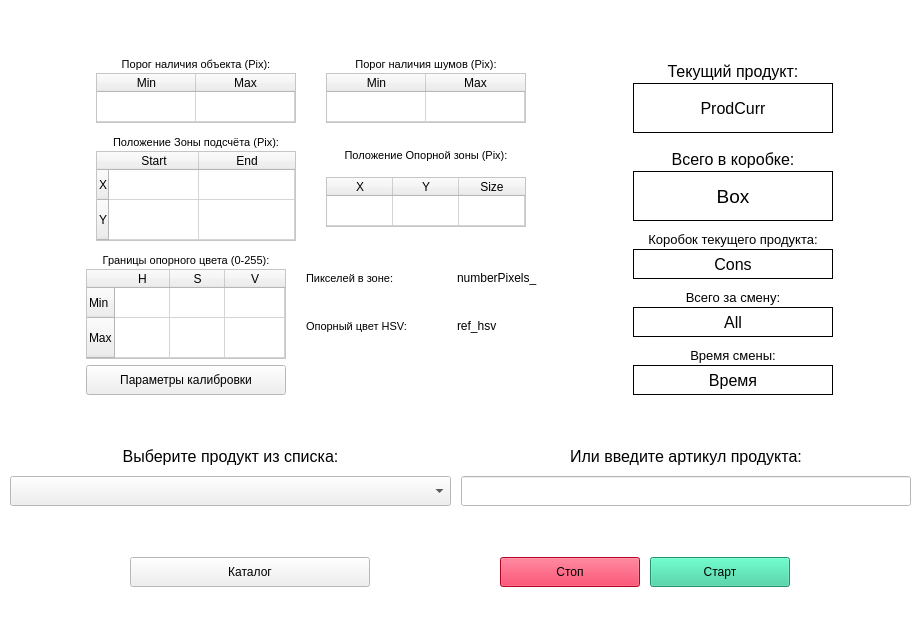
<?xml version="1.0" encoding="UTF-8"?>
<ui version="4.0">
 <class>MainWindow</class>
 <widget class="QMainWindow" name="MainWindow">
  <property name="geometry">
   <rect>
    <x>0</x>
    <y>0</y>
    <width>920</width>
    <height>640</height>
   </rect>
  </property>
  <property name="minimumSize">
   <size>
    <width>920</width>
    <height>640</height>
   </size>
  </property>
  <property name="maximumSize">
   <size>
    <width>1280</width>
    <height>1024</height>
   </size>
  </property>
  <property name="palette">
   <palette>
    <active>
     <colorrole role="Base">
      <brush brushstyle="SolidPattern">
       <color alpha="255">
        <red>255</red>
        <green>255</green>
        <blue>255</blue>
       </color>
      </brush>
     </colorrole>
     <colorrole role="Window">
      <brush brushstyle="SolidPattern">
       <color alpha="255">
        <red>255</red>
        <green>255</green>
        <blue>255</blue>
       </color>
      </brush>
     </colorrole>
    </active>
    <inactive>
     <colorrole role="Base">
      <brush brushstyle="SolidPattern">
       <color alpha="255">
        <red>255</red>
        <green>255</green>
        <blue>255</blue>
       </color>
      </brush>
     </colorrole>
     <colorrole role="Window">
      <brush brushstyle="SolidPattern">
       <color alpha="255">
        <red>255</red>
        <green>255</green>
        <blue>255</blue>
       </color>
      </brush>
     </colorrole>
    </inactive>
    <disabled>
     <colorrole role="Base">
      <brush brushstyle="SolidPattern">
       <color alpha="255">
        <red>255</red>
        <green>255</green>
        <blue>255</blue>
       </color>
      </brush>
     </colorrole>
     <colorrole role="Window">
      <brush brushstyle="SolidPattern">
       <color alpha="255">
        <red>255</red>
        <green>255</green>
        <blue>255</blue>
       </color>
      </brush>
     </colorrole>
    </disabled>
   </palette>
  </property>
  <property name="windowTitle">
   <string>Омский Бекон. Счёт продукции</string>
  </property>
  <property name="autoFillBackground">
   <bool>true</bool>
  </property>
  <widget class="QWidget" name="centralwidget">
   <widget class="QWidget" name="verticalLayoutWidget_7">
    <property name="geometry">
     <rect>
      <x>10</x>
      <y>10</y>
      <width>901</width>
      <height>621</height>
     </rect>
    </property>
    <layout class="QVBoxLayout" name="verticalLayout_7">
     <property name="spacing">
      <number>10</number>
     </property>
     <item>
      <layout class="QHBoxLayout" name="horizontalLayout_4">
       <property name="spacing">
        <number>20</number>
       </property>
       <item>
        <layout class="QVBoxLayout" name="verticalLayout_10">
         <property name="spacing">
          <number>6</number>
         </property>
         <item>
          <layout class="QHBoxLayout" name="horizontalLayout_2">
           <property name="spacing">
            <number>20</number>
           </property>
           <item>
            <layout class="QVBoxLayout" name="verticalLayout_11">
             <property name="spacing">
              <number>2</number>
             </property>
             <item>
              <widget class="QLabel" name="label_10">
               <property name="minimumSize">
                <size>
                 <width>50</width>
                 <height>20</height>
                </size>
               </property>
               <property name="maximumSize">
                <size>
                 <width>200</width>
                 <height>20</height>
                </size>
               </property>
               <property name="font">
                <font>
                 <family>Segoe UI</family>
                 <pointsize>8</pointsize>
                </font>
               </property>
               <property name="text">
                <string>Порог наличия объекта (Pix):</string>
               </property>
               <property name="alignment">
                <set>Qt::AlignBottom|Qt::AlignHCenter</set>
               </property>
              </widget>
             </item>
             <item>
              <widget class="QTableWidget" name="tableIsObject">
               <property name="minimumSize">
                <size>
                 <width>200</width>
                 <height>50</height>
                </size>
               </property>
               <property name="maximumSize">
                <size>
                 <width>200</width>
                 <height>50</height>
                </size>
               </property>
               <property name="frameShape">
                <enum>QFrame::StyledPanel</enum>
               </property>
               <property name="tabKeyNavigation">
                <bool>false</bool>
               </property>
               <property name="selectionMode">
                <enum>QAbstractItemView::NoSelection</enum>
               </property>
               <property name="textElideMode">
                <enum>Qt::ElideMiddle</enum>
               </property>
               <attribute name="horizontalHeaderMinimumSectionSize">
                <number>99</number>
               </attribute>
               <attribute name="horizontalHeaderDefaultSectionSize">
                <number>99</number>
               </attribute>
               <attribute name="horizontalHeaderHighlightSections">
                <bool>false</bool>
               </attribute>
               <attribute name="horizontalHeaderStretchLastSection">
                <bool>false</bool>
               </attribute>
               <attribute name="verticalHeaderVisible">
                <bool>false</bool>
               </attribute>
               <attribute name="verticalHeaderMinimumSectionSize">
                <number>30</number>
               </attribute>
               <attribute name="verticalHeaderDefaultSectionSize">
                <number>30</number>
               </attribute>
               <attribute name="verticalHeaderHighlightSections">
                <bool>false</bool>
               </attribute>
               <attribute name="verticalHeaderStretchLastSection">
                <bool>true</bool>
               </attribute>
               <row>
                <property name="text">
                 <string>Px</string>
                </property>
               </row>
               <column>
                <property name="text">
                 <string>Min</string>
                </property>
               </column>
               <column>
                <property name="text">
                 <string>Max</string>
                </property>
               </column>
               <item row="0" column="0">
                <property name="textAlignment">
                 <set>AlignCenter</set>
                </property>
               </item>
               <item row="0" column="1">
                <property name="textAlignment">
                 <set>AlignCenter</set>
                </property>
               </item>
              </widget>
             </item>
            </layout>
           </item>
           <item>
            <layout class="QVBoxLayout" name="verticalLayout_12">
             <property name="spacing">
              <number>2</number>
             </property>
             <item>
              <widget class="QLabel" name="label_16">
               <property name="minimumSize">
                <size>
                 <width>50</width>
                 <height>20</height>
                </size>
               </property>
               <property name="maximumSize">
                <size>
                 <width>200</width>
                 <height>20</height>
                </size>
               </property>
               <property name="font">
                <font>
                 <family>Segoe UI</family>
                 <pointsize>8</pointsize>
                </font>
               </property>
               <property name="text">
                <string>Порог наличия шумов (Pix):</string>
               </property>
               <property name="alignment">
                <set>Qt::AlignBottom|Qt::AlignHCenter</set>
               </property>
              </widget>
             </item>
             <item>
              <widget class="QTableWidget" name="tableIsNoise">
               <property name="minimumSize">
                <size>
                 <width>200</width>
                 <height>50</height>
                </size>
               </property>
               <property name="maximumSize">
                <size>
                 <width>200</width>
                 <height>50</height>
                </size>
               </property>
               <property name="frameShape">
                <enum>QFrame::StyledPanel</enum>
               </property>
               <property name="tabKeyNavigation">
                <bool>false</bool>
               </property>
               <property name="selectionMode">
                <enum>QAbstractItemView::NoSelection</enum>
               </property>
               <attribute name="horizontalHeaderMinimumSectionSize">
                <number>99</number>
               </attribute>
               <attribute name="horizontalHeaderDefaultSectionSize">
                <number>99</number>
               </attribute>
               <attribute name="horizontalHeaderHighlightSections">
                <bool>false</bool>
               </attribute>
               <attribute name="horizontalHeaderStretchLastSection">
                <bool>false</bool>
               </attribute>
               <attribute name="verticalHeaderVisible">
                <bool>false</bool>
               </attribute>
               <attribute name="verticalHeaderMinimumSectionSize">
                <number>30</number>
               </attribute>
               <attribute name="verticalHeaderDefaultSectionSize">
                <number>30</number>
               </attribute>
               <attribute name="verticalHeaderHighlightSections">
                <bool>false</bool>
               </attribute>
               <attribute name="verticalHeaderStretchLastSection">
                <bool>true</bool>
               </attribute>
               <row>
                <property name="text">
                 <string>Px</string>
                </property>
               </row>
               <column>
                <property name="text">
                 <string>Min</string>
                </property>
               </column>
               <column>
                <property name="text">
                 <string>Max</string>
                </property>
               </column>
               <item row="0" column="0">
                <property name="textAlignment">
                 <set>AlignCenter</set>
                </property>
               </item>
               <item row="0" column="1">
                <property name="textAlignment">
                 <set>AlignCenter</set>
                </property>
               </item>
              </widget>
             </item>
            </layout>
           </item>
          </layout>
         </item>
         <item>
          <layout class="QHBoxLayout" name="horizontalLayout_3">
           <property name="spacing">
            <number>20</number>
           </property>
           <item>
            <layout class="QVBoxLayout" name="verticalLayout_13">
             <property name="spacing">
              <number>2</number>
             </property>
             <item>
              <widget class="QLabel" name="label_17">
               <property name="minimumSize">
                <size>
                 <width>50</width>
                 <height>20</height>
                </size>
               </property>
               <property name="maximumSize">
                <size>
                 <width>200</width>
                 <height>20</height>
                </size>
               </property>
               <property name="font">
                <font>
                 <family>Segoe UI</family>
                 <pointsize>8</pointsize>
                </font>
               </property>
               <property name="text">
                <string>Положение Зоны подсчёта (Pix):</string>
               </property>
               <property name="alignment">
                <set>Qt::AlignBottom|Qt::AlignHCenter</set>
               </property>
              </widget>
             </item>
             <item>
              <widget class="QTableWidget" name="tableZoneCount">
               <property name="minimumSize">
                <size>
                 <width>200</width>
                 <height>90</height>
                </size>
               </property>
               <property name="maximumSize">
                <size>
                 <width>200</width>
                 <height>90</height>
                </size>
               </property>
               <property name="frameShape">
                <enum>QFrame::StyledPanel</enum>
               </property>
               <property name="tabKeyNavigation">
                <bool>false</bool>
               </property>
               <property name="selectionMode">
                <enum>QAbstractItemView::NoSelection</enum>
               </property>
               <attribute name="horizontalHeaderMinimumSectionSize">
                <number>90</number>
               </attribute>
               <attribute name="horizontalHeaderDefaultSectionSize">
                <number>90</number>
               </attribute>
               <attribute name="horizontalHeaderStretchLastSection">
                <bool>true</bool>
               </attribute>
               <attribute name="verticalHeaderVisible">
                <bool>true</bool>
               </attribute>
               <attribute name="verticalHeaderCascadingSectionResizes">
                <bool>false</bool>
               </attribute>
               <attribute name="verticalHeaderMinimumSectionSize">
                <number>30</number>
               </attribute>
               <attribute name="verticalHeaderDefaultSectionSize">
                <number>30</number>
               </attribute>
               <attribute name="verticalHeaderHighlightSections">
                <bool>true</bool>
               </attribute>
               <attribute name="verticalHeaderShowSortIndicator" stdset="0">
                <bool>false</bool>
               </attribute>
               <attribute name="verticalHeaderStretchLastSection">
                <bool>true</bool>
               </attribute>
               <row>
                <property name="text">
                 <string>X</string>
                </property>
               </row>
               <row>
                <property name="text">
                 <string>Y</string>
                </property>
               </row>
               <column>
                <property name="text">
                 <string>Start</string>
                </property>
               </column>
               <column>
                <property name="text">
                 <string>End</string>
                </property>
               </column>
               <item row="0" column="0">
                <property name="text">
                 <string/>
                </property>
                <property name="textAlignment">
                 <set>AlignCenter</set>
                </property>
               </item>
               <item row="0" column="1">
                <property name="textAlignment">
                 <set>AlignCenter</set>
                </property>
               </item>
               <item row="1" column="0">
                <property name="textAlignment">
                 <set>AlignCenter</set>
                </property>
               </item>
               <item row="1" column="1">
                <property name="textAlignment">
                 <set>AlignCenter</set>
                </property>
               </item>
              </widget>
             </item>
            </layout>
           </item>
           <item>
            <layout class="QVBoxLayout" name="verticalLayout_15">
             <property name="spacing">
              <number>2</number>
             </property>
             <item>
              <widget class="QLabel" name="label_11">
               <property name="minimumSize">
                <size>
                 <width>50</width>
                 <height>20</height>
                </size>
               </property>
               <property name="maximumSize">
                <size>
                 <width>200</width>
                 <height>20</height>
                </size>
               </property>
               <property name="font">
                <font>
                 <family>Segoe UI</family>
                 <pointsize>8</pointsize>
                </font>
               </property>
               <property name="text">
                <string>Положение Опорной зоны (Pix):</string>
               </property>
               <property name="alignment">
                <set>Qt::AlignBottom|Qt::AlignHCenter</set>
               </property>
              </widget>
             </item>
             <item>
              <widget class="QTableWidget" name="tableZoneRef">
               <property name="minimumSize">
                <size>
                 <width>200</width>
                 <height>50</height>
                </size>
               </property>
               <property name="maximumSize">
                <size>
                 <width>200</width>
                 <height>50</height>
                </size>
               </property>
               <property name="tabKeyNavigation">
                <bool>false</bool>
               </property>
               <property name="selectionMode">
                <enum>QAbstractItemView::NoSelection</enum>
               </property>
               <attribute name="horizontalHeaderMinimumSectionSize">
                <number>66</number>
               </attribute>
               <attribute name="horizontalHeaderDefaultSectionSize">
                <number>66</number>
               </attribute>
               <attribute name="horizontalHeaderStretchLastSection">
                <bool>true</bool>
               </attribute>
               <attribute name="verticalHeaderVisible">
                <bool>false</bool>
               </attribute>
               <attribute name="verticalHeaderMinimumSectionSize">
                <number>30</number>
               </attribute>
               <attribute name="verticalHeaderStretchLastSection">
                <bool>true</bool>
               </attribute>
               <row>
                <property name="text">
                 <string>Px</string>
                </property>
               </row>
               <column>
                <property name="text">
                 <string>X</string>
                </property>
               </column>
               <column>
                <property name="text">
                 <string>Y</string>
                </property>
               </column>
               <column>
                <property name="text">
                 <string>Size</string>
                </property>
               </column>
               <item row="0" column="0">
                <property name="text">
                 <string/>
                </property>
                <property name="textAlignment">
                 <set>AlignCenter</set>
                </property>
               </item>
               <item row="0" column="1">
                <property name="text">
                 <string/>
                </property>
                <property name="textAlignment">
                 <set>AlignCenter</set>
                </property>
               </item>
               <item row="0" column="2">
                <property name="text">
                 <string/>
                </property>
                <property name="textAlignment">
                 <set>AlignCenter</set>
                </property>
               </item>
              </widget>
             </item>
            </layout>
           </item>
          </layout>
         </item>
         <item>
          <layout class="QHBoxLayout" name="horizontalLayout_5">
           <property name="spacing">
            <number>20</number>
           </property>
           <item>
            <layout class="QVBoxLayout" name="verticalLayout_14">
             <property name="spacing">
              <number>2</number>
             </property>
             <item>
              <widget class="QLabel" name="label_18">
               <property name="minimumSize">
                <size>
                 <width>50</width>
                 <height>20</height>
                </size>
               </property>
               <property name="maximumSize">
                <size>
                 <width>200</width>
                 <height>20</height>
                </size>
               </property>
               <property name="font">
                <font>
                 <family>Segoe UI</family>
                 <pointsize>8</pointsize>
                </font>
               </property>
               <property name="text">
                <string>Границы опорного цвета (0-255):</string>
               </property>
               <property name="alignment">
                <set>Qt::AlignBottom|Qt::AlignHCenter</set>
               </property>
              </widget>
             </item>
             <item>
              <widget class="QTableWidget" name="tableRefColourBord">
               <property name="minimumSize">
                <size>
                 <width>200</width>
                 <height>90</height>
                </size>
               </property>
               <property name="maximumSize">
                <size>
                 <width>200</width>
                 <height>90</height>
                </size>
               </property>
               <property name="frameShape">
                <enum>QFrame::StyledPanel</enum>
               </property>
               <property name="tabKeyNavigation">
                <bool>false</bool>
               </property>
               <property name="selectionMode">
                <enum>QAbstractItemView::NoSelection</enum>
               </property>
               <property name="gridStyle">
                <enum>Qt::SolidLine</enum>
               </property>
               <attribute name="horizontalHeaderMinimumSectionSize">
                <number>55</number>
               </attribute>
               <attribute name="horizontalHeaderDefaultSectionSize">
                <number>55</number>
               </attribute>
               <attribute name="horizontalHeaderStretchLastSection">
                <bool>true</bool>
               </attribute>
               <attribute name="verticalHeaderVisible">
                <bool>true</bool>
               </attribute>
               <attribute name="verticalHeaderMinimumSectionSize">
                <number>30</number>
               </attribute>
               <attribute name="verticalHeaderDefaultSectionSize">
                <number>30</number>
               </attribute>
               <attribute name="verticalHeaderStretchLastSection">
                <bool>true</bool>
               </attribute>
               <row>
                <property name="text">
                 <string>Min</string>
                </property>
               </row>
               <row>
                <property name="text">
                 <string>Max</string>
                </property>
               </row>
               <column>
                <property name="text">
                 <string>H</string>
                </property>
               </column>
               <column>
                <property name="text">
                 <string>S</string>
                </property>
               </column>
               <column>
                <property name="text">
                 <string>V</string>
                </property>
               </column>
               <item row="0" column="0">
                <property name="text">
                 <string/>
                </property>
                <property name="textAlignment">
                 <set>AlignCenter</set>
                </property>
               </item>
               <item row="0" column="1">
                <property name="textAlignment">
                 <set>AlignCenter</set>
                </property>
               </item>
               <item row="0" column="2">
                <property name="textAlignment">
                 <set>AlignCenter</set>
                </property>
               </item>
               <item row="1" column="0">
                <property name="textAlignment">
                 <set>AlignCenter</set>
                </property>
               </item>
               <item row="1" column="1">
                <property name="text">
                 <string/>
                </property>
                <property name="textAlignment">
                 <set>AlignCenter</set>
                </property>
               </item>
               <item row="1" column="2">
                <property name="textAlignment">
                 <set>AlignCenter</set>
                </property>
               </item>
              </widget>
             </item>
            </layout>
           </item>
           <item>
            <layout class="QVBoxLayout" name="verticalLayout_16">
             <property name="spacing">
              <number>2</number>
             </property>
             <item>
              <layout class="QHBoxLayout" name="horizontalLayout_7">
               <property name="spacing">
                <number>6</number>
               </property>
               <item>
                <widget class="QLabel" name="label_13">
                 <property name="minimumSize">
                  <size>
                   <width>120</width>
                   <height>20</height>
                  </size>
                 </property>
                 <property name="maximumSize">
                  <size>
                   <width>145</width>
                   <height>20</height>
                  </size>
                 </property>
                 <property name="font">
                  <font>
                   <family>Segoe UI</family>
                   <pointsize>8</pointsize>
                  </font>
                 </property>
                 <property name="text">
                  <string>Пикселей в зоне:</string>
                 </property>
                 <property name="alignment">
                  <set>Qt::AlignLeading|Qt::AlignLeft|Qt::AlignVCenter</set>
                 </property>
                </widget>
               </item>
               <item>
                <widget class="QLabel" name="numberPixels">
                 <property name="minimumSize">
                  <size>
                   <width>80</width>
                   <height>30</height>
                  </size>
                 </property>
                 <property name="maximumSize">
                  <size>
                   <width>80</width>
                   <height>30</height>
                  </size>
                 </property>
                 <property name="font">
                  <font>
                   <family>Segoe UI</family>
                  </font>
                 </property>
                 <property name="text">
                  <string>numberPixels_h</string>
                 </property>
                </widget>
               </item>
              </layout>
             </item>
             <item>
              <layout class="QHBoxLayout" name="horizontalLayout_8">
               <property name="spacing">
                <number>6</number>
               </property>
               <item>
                <widget class="QLabel" name="label_12">
                 <property name="minimumSize">
                  <size>
                   <width>120</width>
                   <height>20</height>
                  </size>
                 </property>
                 <property name="maximumSize">
                  <size>
                   <width>145</width>
                   <height>20</height>
                  </size>
                 </property>
                 <property name="font">
                  <font>
                   <family>Segoe UI</family>
                   <pointsize>8</pointsize>
                  </font>
                 </property>
                 <property name="text">
                  <string>Опорный цвет HSV:</string>
                 </property>
                 <property name="alignment">
                  <set>Qt::AlignLeading|Qt::AlignLeft|Qt::AlignVCenter</set>
                 </property>
                </widget>
               </item>
               <item>
                <widget class="QLabel" name="refColourHSV">
                 <property name="minimumSize">
                  <size>
                   <width>80</width>
                   <height>30</height>
                  </size>
                 </property>
                 <property name="maximumSize">
                  <size>
                   <width>80</width>
                   <height>30</height>
                  </size>
                 </property>
                 <property name="font">
                  <font>
                   <family>Segoe UI</family>
                  </font>
                 </property>
                 <property name="text">
                  <string>ref_hsv</string>
                 </property>
                </widget>
               </item>
              </layout>
             </item>
            </layout>
           </item>
          </layout>
         </item>
         <item>
          <widget class="QPushButton" name="btnEnCalibrParam">
           <property name="minimumSize">
            <size>
             <width>150</width>
             <height>20</height>
            </size>
           </property>
           <property name="maximumSize">
            <size>
             <width>200</width>
             <height>30</height>
            </size>
           </property>
           <property name="font">
            <font>
             <family>Segoe UI</family>
            </font>
           </property>
           <property name="text">
            <string>Параметры калибровки</string>
           </property>
           <property name="checkable">
            <bool>true</bool>
           </property>
          </widget>
         </item>
        </layout>
       </item>
       <item>
        <layout class="QVBoxLayout" name="verticalLayout_4">
         <property name="spacing">
          <number>6</number>
         </property>
         <item>
          <layout class="QVBoxLayout" name="verticalLayout_8">
           <property name="spacing">
            <number>2</number>
           </property>
           <item>
            <widget class="QLabel" name="label_7">
             <property name="minimumSize">
              <size>
               <width>50</width>
               <height>30</height>
              </size>
             </property>
             <property name="maximumSize">
              <size>
               <width>200</width>
               <height>30</height>
              </size>
             </property>
             <property name="font">
              <font>
               <family>Segoe UI</family>
               <pointsize>12</pointsize>
              </font>
             </property>
             <property name="text">
              <string>Текущий продукт:</string>
             </property>
             <property name="alignment">
              <set>Qt::AlignBottom|Qt::AlignHCenter</set>
             </property>
            </widget>
           </item>
           <item>
            <widget class="QLabel" name="productCurr">
             <property name="minimumSize">
              <size>
               <width>200</width>
               <height>50</height>
              </size>
             </property>
             <property name="maximumSize">
              <size>
               <width>200</width>
               <height>50</height>
              </size>
             </property>
             <property name="font">
              <font>
               <family>Segoe UI</family>
               <pointsize>12</pointsize>
              </font>
             </property>
             <property name="frameShape">
              <enum>QFrame::Box</enum>
             </property>
             <property name="text">
              <string>ProdCurr</string>
             </property>
             <property name="alignment">
              <set>Qt::AlignCenter</set>
             </property>
            </widget>
           </item>
          </layout>
         </item>
         <item>
          <layout class="QVBoxLayout" name="verticalLayout">
           <property name="spacing">
            <number>2</number>
           </property>
           <item>
            <widget class="QLabel" name="label_3">
             <property name="minimumSize">
              <size>
               <width>50</width>
               <height>30</height>
              </size>
             </property>
             <property name="maximumSize">
              <size>
               <width>200</width>
               <height>30</height>
              </size>
             </property>
             <property name="font">
              <font>
               <family>Segoe UI</family>
               <pointsize>12</pointsize>
              </font>
             </property>
             <property name="text">
              <string>Всего в коробке:</string>
             </property>
             <property name="alignment">
              <set>Qt::AlignBottom|Qt::AlignHCenter</set>
             </property>
            </widget>
           </item>
           <item>
            <widget class="QLabel" name="numberProductInBox">
             <property name="minimumSize">
              <size>
               <width>200</width>
               <height>50</height>
              </size>
             </property>
             <property name="maximumSize">
              <size>
               <width>200</width>
               <height>50</height>
              </size>
             </property>
             <property name="font">
              <font>
               <family>Segoe UI</family>
               <pointsize>14</pointsize>
              </font>
             </property>
             <property name="frameShape">
              <enum>QFrame::Box</enum>
             </property>
             <property name="text">
              <string>Box</string>
             </property>
             <property name="alignment">
              <set>Qt::AlignCenter</set>
             </property>
            </widget>
           </item>
          </layout>
         </item>
         <item>
          <layout class="QVBoxLayout" name="verticalLayout_3">
           <property name="spacing">
            <number>2</number>
           </property>
           <item>
            <widget class="QLabel" name="label_4">
             <property name="minimumSize">
              <size>
               <width>50</width>
               <height>20</height>
              </size>
             </property>
             <property name="maximumSize">
              <size>
               <width>200</width>
               <height>20</height>
              </size>
             </property>
             <property name="font">
              <font>
               <family>Segoe UI</family>
               <pointsize>10</pointsize>
              </font>
             </property>
             <property name="text">
              <string>Коробок текущего продукта:</string>
             </property>
             <property name="alignment">
              <set>Qt::AlignBottom|Qt::AlignHCenter</set>
             </property>
            </widget>
           </item>
           <item>
            <widget class="QLabel" name="numberProductCons">
             <property name="minimumSize">
              <size>
               <width>200</width>
               <height>30</height>
              </size>
             </property>
             <property name="maximumSize">
              <size>
               <width>200</width>
               <height>30</height>
              </size>
             </property>
             <property name="font">
              <font>
               <family>Segoe UI</family>
               <pointsize>12</pointsize>
              </font>
             </property>
             <property name="frameShape">
              <enum>QFrame::Box</enum>
             </property>
             <property name="frameShadow">
              <enum>QFrame::Plain</enum>
             </property>
             <property name="text">
              <string>Cons</string>
             </property>
             <property name="alignment">
              <set>Qt::AlignCenter</set>
             </property>
            </widget>
           </item>
          </layout>
         </item>
         <item>
          <layout class="QVBoxLayout" name="verticalLayout_2">
           <property name="spacing">
            <number>2</number>
           </property>
           <item>
            <widget class="QLabel" name="label_2">
             <property name="minimumSize">
              <size>
               <width>50</width>
               <height>20</height>
              </size>
             </property>
             <property name="maximumSize">
              <size>
               <width>200</width>
               <height>20</height>
              </size>
             </property>
             <property name="font">
              <font>
               <family>Segoe UI</family>
               <pointsize>10</pointsize>
              </font>
             </property>
             <property name="text">
              <string>Всего за смену:</string>
             </property>
             <property name="alignment">
              <set>Qt::AlignBottom|Qt::AlignHCenter</set>
             </property>
            </widget>
           </item>
           <item>
            <widget class="QLabel" name="numberProductAll">
             <property name="minimumSize">
              <size>
               <width>200</width>
               <height>30</height>
              </size>
             </property>
             <property name="maximumSize">
              <size>
               <width>200</width>
               <height>30</height>
              </size>
             </property>
             <property name="font">
              <font>
               <family>Segoe UI</family>
               <pointsize>12</pointsize>
              </font>
             </property>
             <property name="frameShape">
              <enum>QFrame::Box</enum>
             </property>
             <property name="text">
              <string>All</string>
             </property>
             <property name="alignment">
              <set>Qt::AlignCenter</set>
             </property>
            </widget>
           </item>
          </layout>
         </item>
         <item>
          <layout class="QVBoxLayout" name="verticalLayout_5">
           <property name="spacing">
            <number>2</number>
           </property>
           <item>
            <widget class="QLabel" name="label_6">
             <property name="minimumSize">
              <size>
               <width>50</width>
               <height>20</height>
              </size>
             </property>
             <property name="maximumSize">
              <size>
               <width>200</width>
               <height>20</height>
              </size>
             </property>
             <property name="font">
              <font>
               <family>Segoe UI</family>
               <pointsize>10</pointsize>
              </font>
             </property>
             <property name="text">
              <string>Время смены:</string>
             </property>
             <property name="alignment">
              <set>Qt::AlignBottom|Qt::AlignHCenter</set>
             </property>
            </widget>
           </item>
           <item>
            <widget class="QLabel" name="timer">
             <property name="minimumSize">
              <size>
               <width>200</width>
               <height>30</height>
              </size>
             </property>
             <property name="maximumSize">
              <size>
               <width>200</width>
               <height>30</height>
              </size>
             </property>
             <property name="font">
              <font>
               <family>Segoe UI</family>
               <pointsize>12</pointsize>
              </font>
             </property>
             <property name="frameShape">
              <enum>QFrame::Box</enum>
             </property>
             <property name="text">
              <string>Время</string>
             </property>
             <property name="alignment">
              <set>Qt::AlignCenter</set>
             </property>
            </widget>
           </item>
          </layout>
         </item>
        </layout>
       </item>
      </layout>
     </item>
     <item>
      <layout class="QHBoxLayout" name="horizontalLayout">
       <item>
        <layout class="QVBoxLayout" name="verticalLayout_9">
         <item>
          <widget class="QLabel" name="label_5">
           <property name="minimumSize">
            <size>
             <width>350</width>
             <height>20</height>
            </size>
           </property>
           <property name="maximumSize">
            <size>
             <width>450</width>
             <height>20</height>
            </size>
           </property>
           <property name="font">
            <font>
             <family>Segoe UI</family>
             <pointsize>12</pointsize>
            </font>
           </property>
           <property name="text">
            <string>Выберите продукт из списка:</string>
           </property>
           <property name="alignment">
            <set>Qt::AlignBottom|Qt::AlignHCenter</set>
           </property>
          </widget>
         </item>
         <item>
          <widget class="QComboBox" name="listProduct">
           <property name="minimumSize">
            <size>
             <width>350</width>
             <height>30</height>
            </size>
           </property>
           <property name="maximumSize">
            <size>
             <width>450</width>
             <height>30</height>
            </size>
           </property>
           <property name="font">
            <font>
             <pointsize>10</pointsize>
            </font>
           </property>
          </widget>
         </item>
        </layout>
       </item>
       <item>
        <layout class="QVBoxLayout" name="verticalLayout_6">
         <item>
          <widget class="QLabel" name="label">
           <property name="minimumSize">
            <size>
             <width>300</width>
             <height>20</height>
            </size>
           </property>
           <property name="maximumSize">
            <size>
             <width>450</width>
             <height>20</height>
            </size>
           </property>
           <property name="font">
            <font>
             <family>Segoe UI</family>
             <pointsize>12</pointsize>
            </font>
           </property>
           <property name="text">
            <string>Или введите артикул продукта:</string>
           </property>
           <property name="alignment">
            <set>Qt::AlignBottom|Qt::AlignHCenter</set>
           </property>
          </widget>
         </item>
         <item>
          <widget class="QLineEdit" name="inputProductNumber">
           <property name="minimumSize">
            <size>
             <width>300</width>
             <height>30</height>
            </size>
           </property>
           <property name="maximumSize">
            <size>
             <width>450</width>
             <height>30</height>
            </size>
           </property>
           <property name="font">
            <font>
             <family>GOST type B</family>
             <pointsize>14</pointsize>
             <weight>50</weight>
             <bold>false</bold>
            </font>
           </property>
           <property name="alignment">
            <set>Qt::AlignCenter</set>
           </property>
          </widget>
         </item>
        </layout>
       </item>
      </layout>
     </item>
     <item>
      <layout class="QHBoxLayout" name="horizontalLayout_10">
       <item>
        <layout class="QHBoxLayout" name="horizontalLayout_6">
         <property name="spacing">
          <number>10</number>
         </property>
         <item>
          <widget class="QPushButton" name="btnCatalog">
           <property name="minimumSize">
            <size>
             <width>150</width>
             <height>20</height>
            </size>
           </property>
           <property name="maximumSize">
            <size>
             <width>240</width>
             <height>30</height>
            </size>
           </property>
           <property name="font">
            <font>
             <family>Segoe UI</family>
            </font>
           </property>
           <property name="text">
            <string>Каталог</string>
           </property>
          </widget>
         </item>
        </layout>
       </item>
       <item>
        <layout class="QHBoxLayout" name="horizontalLayout_9">
         <property name="spacing">
          <number>10</number>
         </property>
         <item>
          <widget class="QPushButton" name="btnStop">
           <property name="minimumSize">
            <size>
             <width>100</width>
             <height>20</height>
            </size>
           </property>
           <property name="maximumSize">
            <size>
             <width>140</width>
             <height>30</height>
            </size>
           </property>
           <property name="font">
            <font>
             <family>Segoe UI</family>
            </font>
           </property>
           <property name="styleSheet">
            <string notr="true">background-color: rgb(255, 0, 51);</string>
           </property>
           <property name="text">
            <string>Стоп</string>
           </property>
          </widget>
         </item>
         <item>
          <widget class="QPushButton" name="btnStart">
           <property name="minimumSize">
            <size>
             <width>100</width>
             <height>20</height>
            </size>
           </property>
           <property name="maximumSize">
            <size>
             <width>140</width>
             <height>30</height>
            </size>
           </property>
           <property name="font">
            <font>
             <family>Segoe UI</family>
            </font>
           </property>
           <property name="styleSheet">
            <string notr="true">background-color: rgb(51, 204, 153);</string>
           </property>
           <property name="text">
            <string>Старт</string>
           </property>
          </widget>
         </item>
        </layout>
       </item>
      </layout>
     </item>
    </layout>
   </widget>
  </widget>
 </widget>
 <resources/>
 <connections/>
</ui>
